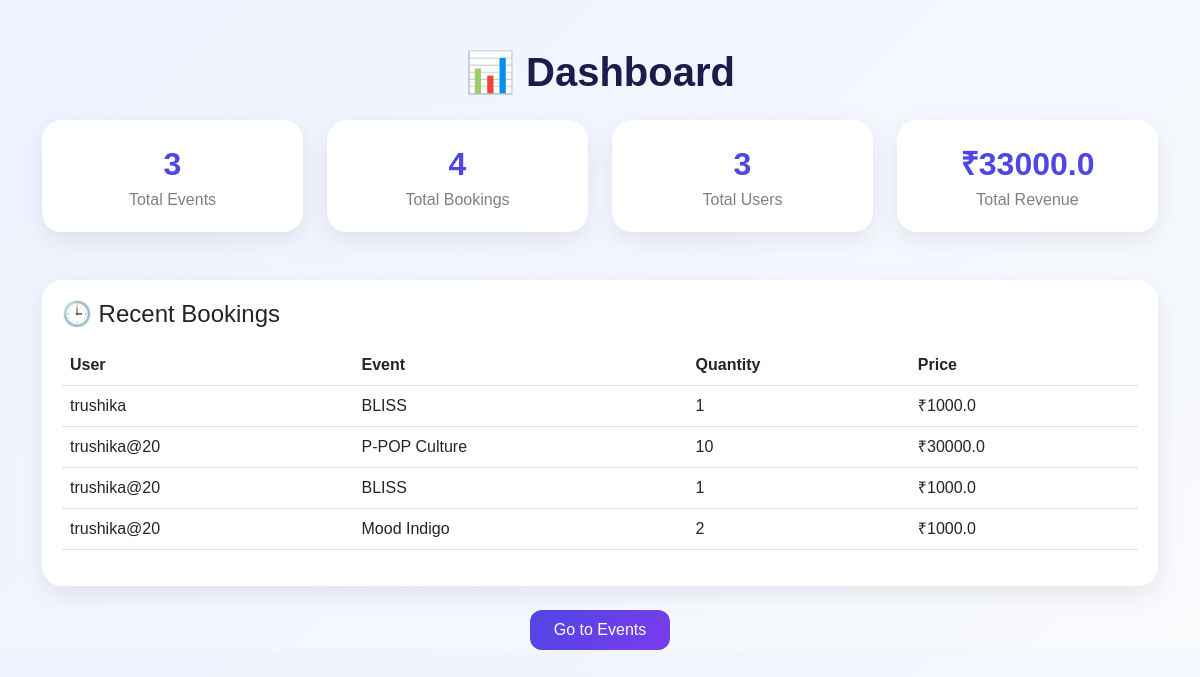
The page /dashboard/ (signed in) on the database its author committed.
### events/models.py (models this page shows, shortened)
class Booking(models.Model):
    user = models.ForeignKey(User, on_delete=models.CASCADE)
    event = models.ForeignKey(Event, on_delete=models.CASCADE)
    quantity = models.IntegerField()
    total_price = models.FloatField()
    booking_date = models.DateTimeField(auto_now_add=True)

class Event(models.Model):
    title = models.CharField(max_length=200)
    description = models.TextField()
    date = models.DateField()
    time = models.TimeField()
    location = models.CharField(max_length=200)
    available_tickets = models.IntegerField()
    price = models.FloatField()
    image = models.ImageField(upload_to='event_images/', null=True, blank=True)

### events/views.py (the view)
# urls.py: path('dashboard/', views.dashboard, name='dashboard'),
@login_required(login_url='login')
def dashboard(request):
    total_events = Event.objects.count()
    total_bookings = Booking.objects.count()
    total_users = User.objects.count()
    total_revenue = sum(
        booking.total_price for booking in Booking.objects.all()
    )
    recent_bookings = Booking.objects.select_related('event', 'user').order_by('-id')[:5]
    return render(request, "dashboard.html", {
        "total_events": total_events,
        "total_bookings": total_bookings,
        "total_users": total_users,
        "total_revenue": total_revenue,
        "recent_bookings": recent_bookings
    })

### events/templates/dashboard.html (shortened to what this page needs)
{% load static %}
<!DOCTYPE html>
<html lang="en">
<head>
    <link href="https://cdn.jsdelivr.net/npm/bootstrap@5.3.0/dist/css/bootstrap.min.css" rel="stylesheet">
</head>
<body>
<div class="container mt-5">
    <h1 class="title text-center mb-4">📊 Dashboard</h1>
    <div class="row g-4">
        <div class="col-md-3">
            <div class="stat-card text-center">
                <div class="stat-number">{{ total_events }}</div>
                <div class="label">Total Events</div>
            </div>
        </div>
        <div class="col-md-3">
            <div class="stat-card text-center">
                <div class="stat-number">{{ total_bookings }}</div>
                <div class="label">Total Bookings</div>
            </div>
        </div>
        <div class="col-md-3">
            <div class="stat-card text-center">
                <div class="stat-number">{{ total_users }}</div>
                <div class="label">Total Users</div>
            </div>
        </div>
        <div class="col-md-3">
            <div class="stat-card text-center">
                <div class="stat-number">₹{{ total_revenue }}</div>
                <div class="label">Total Revenue</div>
            </div>
        </div>
    </div>
    <div class="table-box mt-5">
        <h4 class="mb-3">🕒 Recent Bookings</h4>
        <table class="table table-hover">
            <thead>
                <tr>
                    <th>User</th>
                    <th>Event</th>
                    <th>Quantity</th>
                    <th>Price</th>
                </tr>
            </thead>
            <tbody>
                {% for b in recent_bookings %}
                <tr>
                    <td>{{ b.user.username }}</td>
                    <td>{{ b.event.title }}</td>
                    <td>{{ b.quantity }}</td>
                    <td>₹{{ b.total_price }}</td>
                </tr>
                {% endfor %}
            </tbody>
        </table>
    </div>
    <div class="text-center mt-4">
        <a href="{% url 'event_list' %}" class="btn btn-gradient px-4 py-2">
            Go to Events
        </a>
    </div>
</div>
</body>
</html>

### events/templates/dashboard.html (style rules this page uses)
body { background: linear-gradient(135deg, #eef2ff, #f8fafc); font-family: 'Poppins', sans-serif; }
.title { font-size: 40px; font-weight: 900; color: #1e1b4b; }
.stat-card { background: white; border-radius: 20px; padding: 20px; box-shadow: 0 8px 25px rgba(0,0,0,0.08); transition: 0.3s; }
.stat-number { font-size: 32px; font-weight: 900; color: #4f46e5; }
.label { color: gray; font-weight: 500; }
.table-box { background: white; border-radius: 20px; padding: 20px; box-shadow: 0 8px 25px rgba(0,0,0,0.08); }
.btn-gradient { background: linear-gradient(135deg, #4f46e5, #7c3aed); color: white; border: none; border-radius: 12px; }

### rows shown on the page
Booking: user.username "trushika", event "BLISS", quantity "1", total_price "1000.0"
Booking: user.username "trushika@20", event "P-POP Culture", quantity "10", total_price "30000.0"
Booking: user.username "trushika@20", event "BLISS", quantity "1", total_price "1000.0"
Booking: user.username "trushika@20", event "Mood Indigo", quantity "2", total_price "1000.0"

### other values the page prints
{{ total_events }} "3"
{{ total_bookings }} "4"
{{ total_users }} "3"
{{ total_revenue }} "33000.0"
